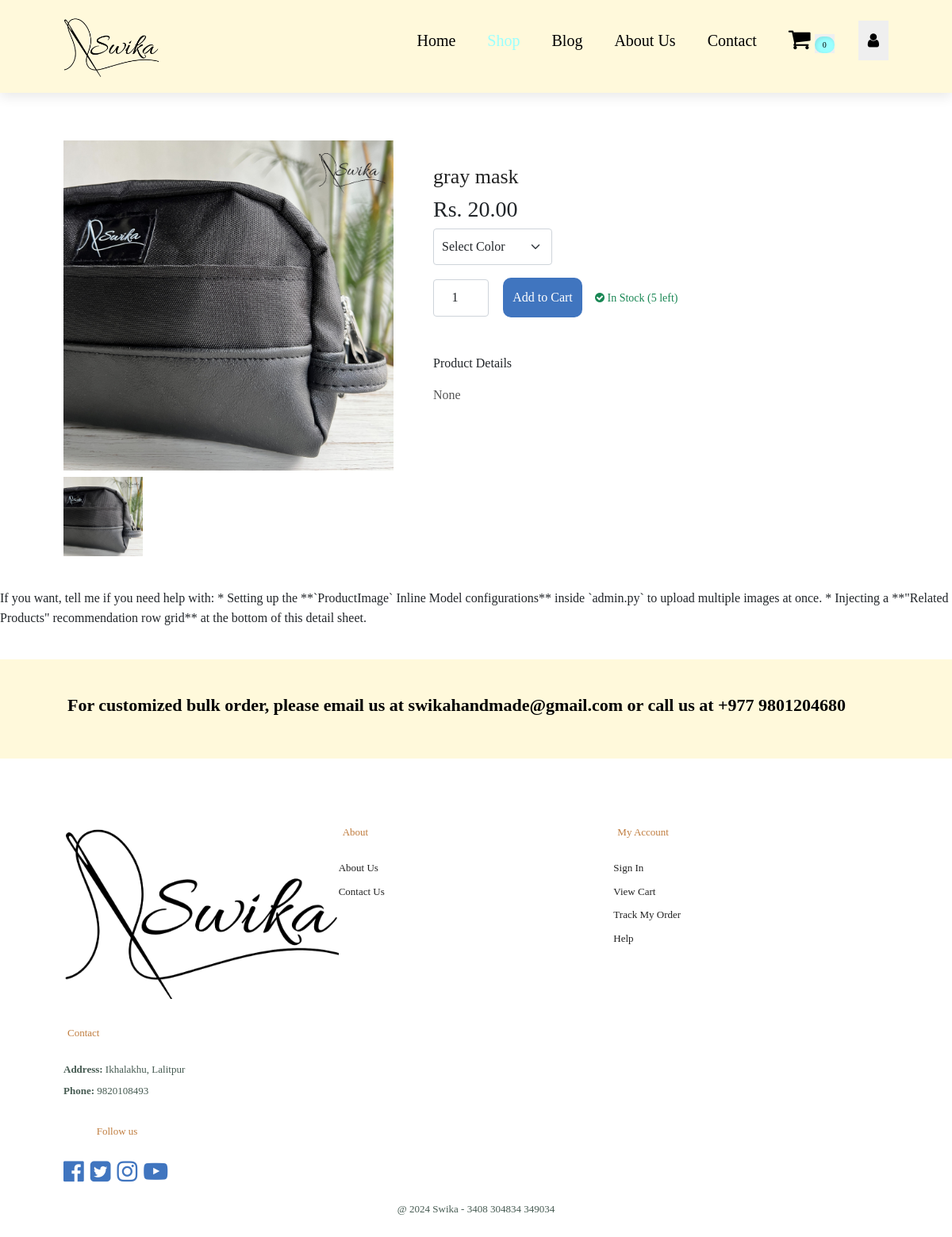
Before: /product/2/ with the older database file.
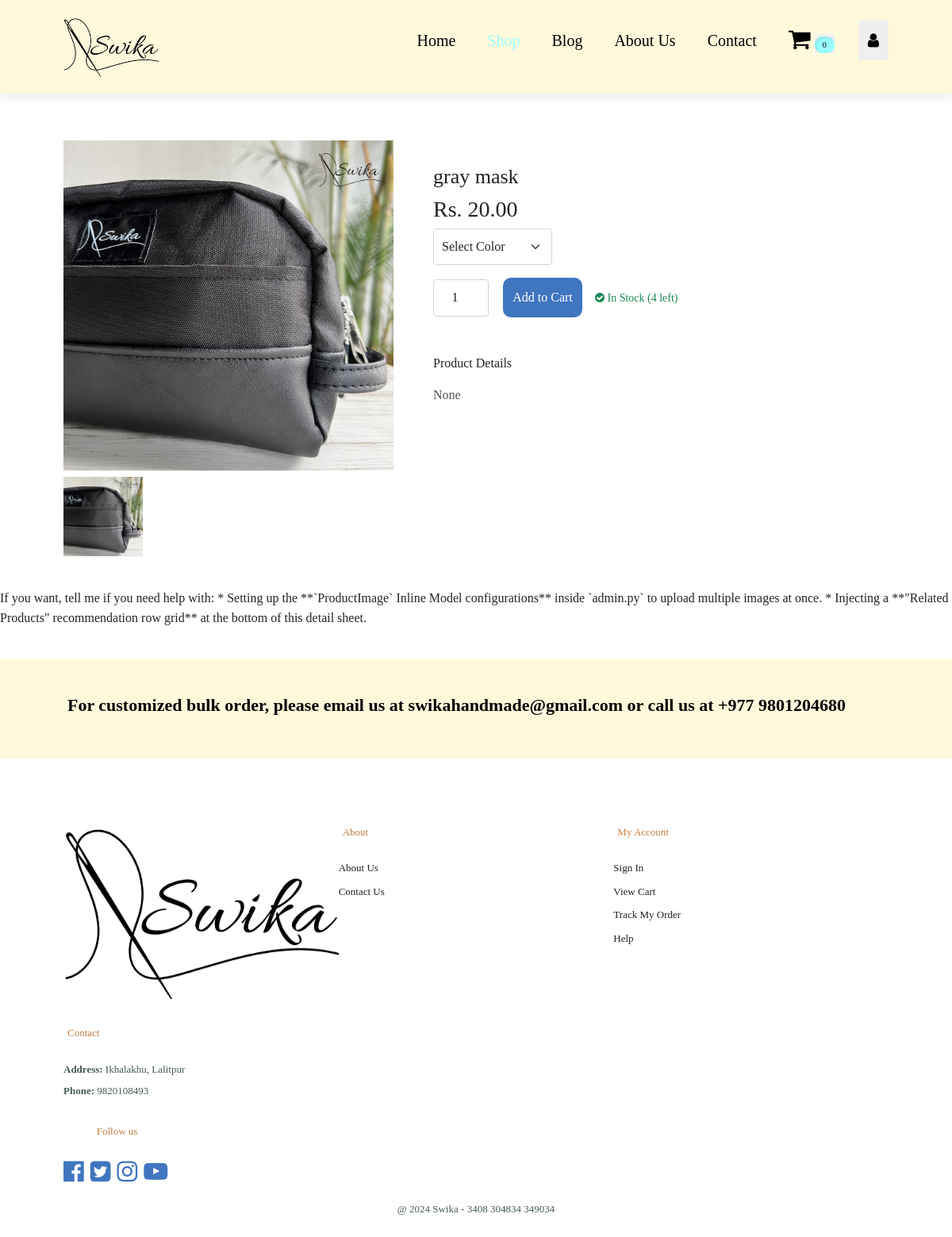
After: the same page with the newer database file.
### home/models.py (models this page shows, shortened)
class Product(models.Model):
    name = models.CharField(max_length=50)
    price = models.DecimalField(default=0, decimal_places=2, max_digits=7)
    category = models.ForeignKey(Category, on_delete=models.CASCADE, default=1)
    description = models.CharField(max_length=250, default='', blank=True, null=True)
    image = models.ImageField(upload_to='uploads/product/')
    stock_quantity = models.IntegerField(default=10, help_text="Available stock items count")
    is_sale = models.BooleanField(default=False)
    sale_price = models.DecimalField(default=0, decimal_places=2, max_digits=7)

### home/views.py (the view)
# urls.py: path('product/<int:pk>/', views.product, name='product'), # Added trailing slash for consistency
def product(request, pk):
    product_obj = get_object_or_404(Product, id=pk)
    extra_carousel_images = product_obj.images.all()
    return render(request, 'singleproduct.html', {'product': product_obj, 'carousel_images': extra_carousel_images})

### cart/cart.py (called while the page is built)
    def __len__(self):
        return sum(int(val) for val in self.cart.values())

### cart/context_processor.py (called while the page is built)
def cart(request):
    return {'cart': Cart(request)}

### home/templates/singleproduct.html (shortened to what this page needs)
{% extends 'base.html' %}
{% load static %}
{% block content %}
<section id="header">
  <a href="{% url 'home' %}"><img src="{% static '/img/Swika_Logo_Og.png' %}" class="logo" alt="logo"></a>
  <div>
    <ul id="navbar">
      <li><a href="{% url 'home' %}">Home</a></li>
      <li><a class="active" href="{% url 'category_summary' %}">Shop</a></li>
      <li><a href="{% url 'blog' %}">Blog</a></li>
      <li><a href="{% url 'about' %}">About Us</a></li>
      <li><a href="{% url 'contact' %}">Contact</a></li>
      <li id="lg-bag">
        <a href="{% url 'cart_summary' %}">
          <i style="font-size: 30px;" class="fa fa-shopping-cart" aria-hidden="true"></i>
        </a>
        <button><span class="quantity nav-cart-badge-class" id="cart_quantity">{{ cart|length }}</span></button>
      </li>
      {% if user.is_authenticated %}
      <div class="dropydown">
        <button>{{ user.username }}</button>
        <div class="dropdown-menu">
          <a href="{% url 'update_profile' %}" class="dropdown-items">Profile</a>
          <form method="POST" action="{% url 'logout' %}" style="margin: 0;">
            {% csrf_token %}
            <a href="#" onclick="event.preventDefault(); this.parentElement.submit();" class="dropdown-items">Logout</a>
          </form>
        </div>
      </div>
      {% else %}
      <div class="dropydown">
        <button><i class="fa fa-user" aria-hidden="true"></i></button>
      </div>
      {% endif %}
    </ul>
  </div>
</section>
<section id="productdetails" class="section-p1">
   <div class="single-pro-image">
     <img src="{{ product.image.url }}" width="100%" id="BigImg" alt="{{ product.name }}" />
      <div class="small-img-group" style="display: flex; justify-content: space-between; margin-top: 8px;">
         <div class="small-img-col" style="flex-basis: 24%; cursor: pointer;">
           <img src="{{ product.image.url }}" width="100%" class="smallimg" alt="Main View" />
         </div>
      </div>
   </div>
    <div class="single-pro-details">
      <h2>{{ product.name }}</h2>
      <h3>
        Rs. {% if product.sale_price > 0 %}{{ product.sale_price }}{% else %}{{ product.price }}{% endif %}
      </h3>
      <select class="form-select mb-3" style="max-width: 150px; padding: 10px; border-radius: 4px;">
         <option>Select Color</option>
      </select>
      <div class="d-flex align-items-center gap-2 mb-4">
          <input type="number" value="1" id="qty-cart" min="1" max="{{ product.stock_quantity }}" class="form-control text-center" style="width: 70px; padding: 10px;">
          {% if product.stock_quantity > 0 %}
              <button class="active" type="button" value="{{ product.id }}" id="add-cart">Add to Cart</button>
              <div class="ms-2"><span class="text-success small fw-semibold"><i class="fa fa-check-circle" aria-hidden="true"></i> In Stock ({{ product.stock_quantity }} left)</span></div>
          {% else %}
              <button class="btn btn-secondary" disabled style="cursor: not-allowed; padding: 12px 30px; border-radius: 4px;">Out of Stock</button>
              <div class="ms-2"><span class="badge bg-danger text-white">Sold Out</span></div>
          {% endif %}
      </div>
      <br>
      <h6>Product Details</h6>
      <span style="line-height: 1.6; color: #555; display: inline-block; margin-top: 10px;">{{ product.description }}</span>
  </div>
</section>
<FollowUp>
If you want, tell me if you need help with:
* Setting up the **`ProductImage` Inline Model configurations** inside `admin.py` to upload multiple images at once.
* Injecting a **"Related Products" recommendation row grid** at the bottom of this detail sheet.
</FollowUp>
{% endblock %}

Changed rows visible on the page:
changed Product "gray mask": stock_quantity "5" → "4"
